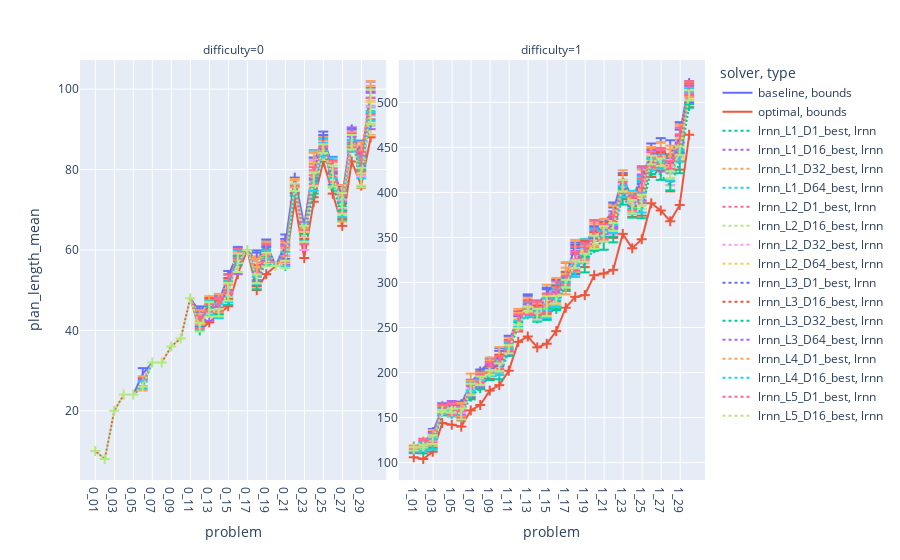
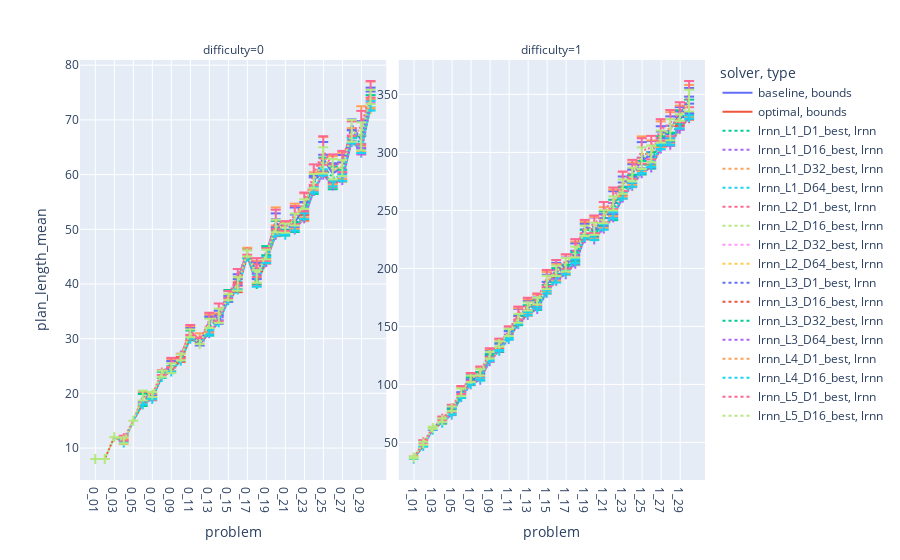
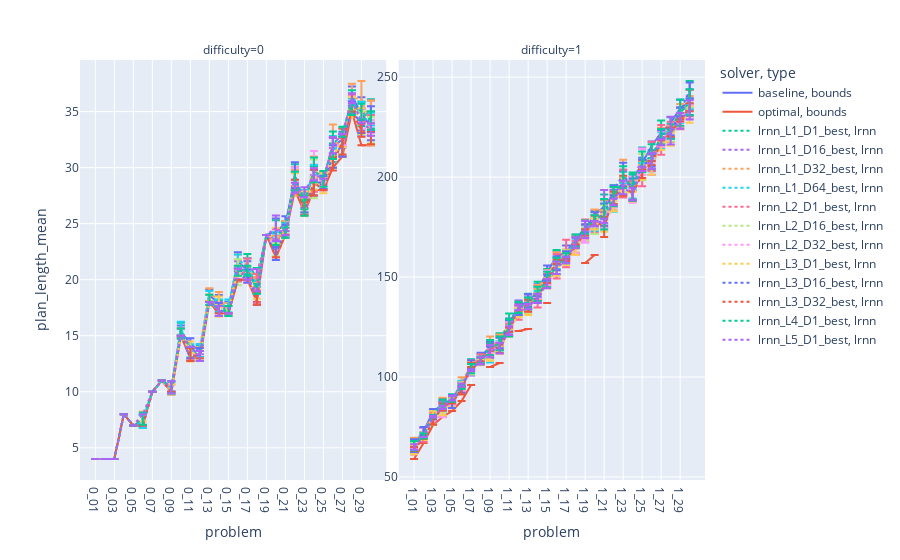
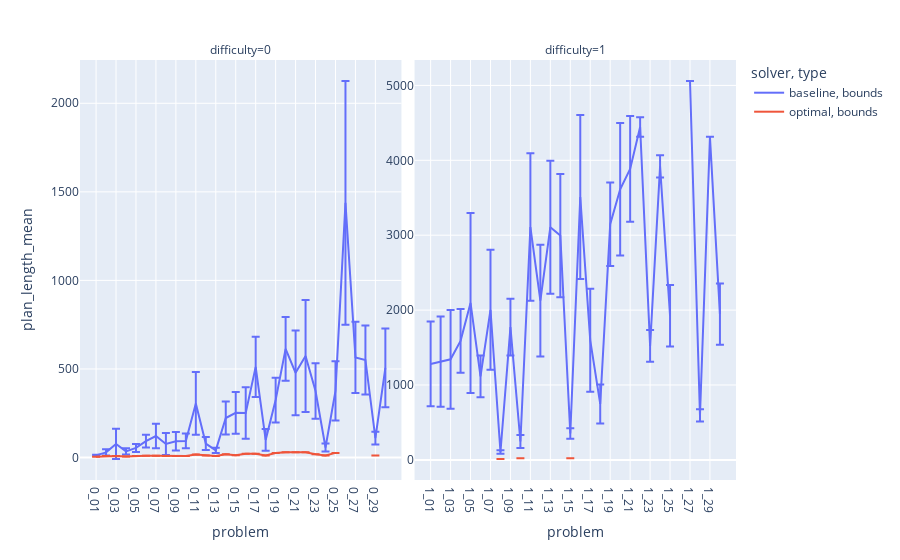

The code cell stored with these charts, in order, in its notebook:
### Markdown cell above
# Plan length plots

### Code cell
log_y = 0
include_sample = 0
dimensions = [1, 16, 32, 64]

plot_domains("plan_length", log_y=log_y, include_sample=include_sample, dimensions=dimensions)
